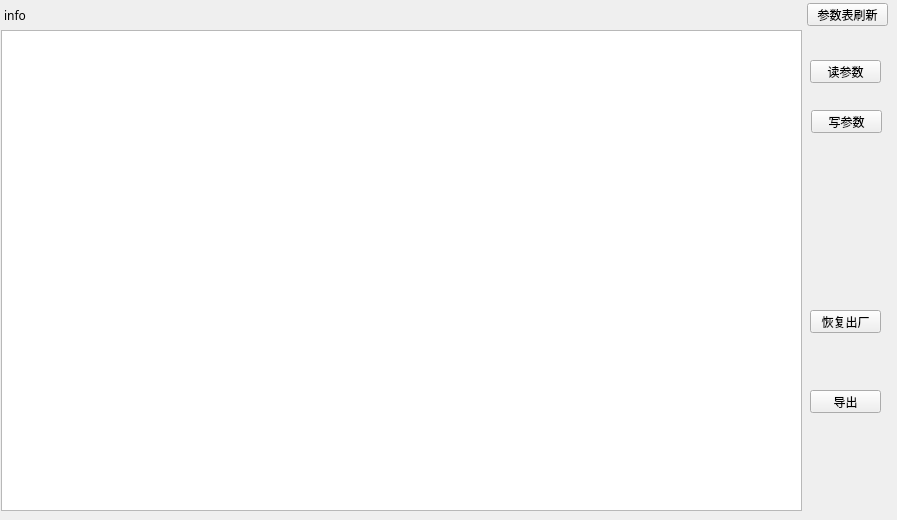
    <widget class="QWidget" name="tab_setPara">
     <attribute name="title">
      <string>参数设置</string>
     </attribute>
     <widget class="QTableWidget" name="tableWidgetPara">
      <property name="geometry">
       <rect>
        <x>1</x>
        <y>30</y>
        <width>801</width>
        <height>481</height>
       </rect>
      </property>
     </widget>
     <widget class="QPushButton" name="pushButtonRefreshTable">
      <property name="geometry">
       <rect>
        <x>807</x>
        <y>3</y>
        <width>81</width>
        <height>23</height>
       </rect>
      </property>
      <property name="font">
       <font>
        <family>微软雅黑</family>
       </font>
      </property>
      <property name="text">
       <string>参数表刷新</string>
      </property>
     </widget>
     <widget class="QPushButton" name="pushButtonReadPara">
      <property name="geometry">
       <rect>
        <x>810</x>
        <y>60</y>
        <width>71</width>
        <height>23</height>
       </rect>
      </property>
      <property name="font">
       <font>
        <family>微软雅黑</family>
       </font>
      </property>
      <property name="text">
       <string>读参数</string>
      </property>
     </widget>
     <widget class="QPushButton" name="pushButtonWritePara">
      <property name="geometry">
       <rect>
        <x>811</x>
        <y>110</y>
        <width>71</width>
        <height>23</height>
       </rect>
      </property>
      <property name="font">
       <font>
        <family>微软雅黑</family>
       </font>
      </property>
      <property name="text">
       <string>写参数</string>
      </property>
     </widget>
     <widget class="QLabel" name="labelParaInfo">
      <property name="geometry">
       <rect>
        <x>4</x>
        <y>0</y>
        <width>791</width>
        <height>31</height>
       </rect>
      </property>
      <property name="font">
       <font>
        <family>微软雅黑</family>
        <pointsize>9</pointsize>
        <underline>false</underline>
       </font>
      </property>
      <property name="cursor">
       <cursorShape>ArrowCursor</cursorShape>
      </property>
      <property name="text">
       <string>info</string>
      </property>
     </widget>
     <widget class="QPushButton" name="pushButtonRecoverFac">
      <property name="geometry">
       <rect>
        <x>810</x>
        <y>310</y>
        <width>71</width>
        <height>23</height>
       </rect>
      </property>
      <property name="font">
       <font>
        <family>微软雅黑</family>
       </font>
      </property>
      <property name="text">
       <string>恢复出厂</string>
      </property>
     </widget>
     <widget class="QPushButton" name="pushButtonExportExcel">
      <property name="geometry">
       <rect>
        <x>810</x>
        <y>390</y>
        <width>71</width>
        <height>23</height>
       </rect>
      </property>
      <property name="font">
       <font>
        <family>微软雅黑</family>
       </font>
      </property>
      <property name="text">
       <string>导出</string>
      </property>
     </widget>
    </widget>
